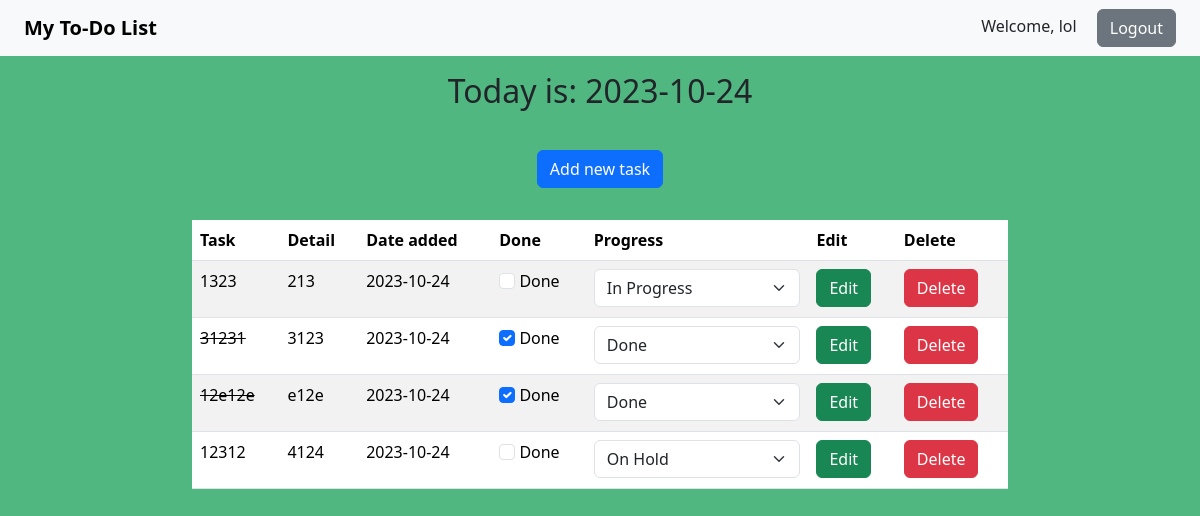
/index.php (signed in), run on the app's committed database.
### tables this page shows
CREATE TABLE `tasks` (
  `id` int(11) NOT NULL,
  `task_name` varchar(255) NOT NULL,
  `status` enum('not yet started','in progress','done','on hold') NOT NULL,
  `user_id` int(11) NOT NULL,
  `task_detail` varchar(500) NOT NULL,
  `date_added` datetime DEFAULT NULL
);

### index.php (the view, shortened to what this page needs)
<!DOCTYPE html>
<html lang="en">
<head>
    <link href="https://cdn.jsdelivr.net/npm/bootstrap@5.3.2/dist/css/bootstrap.min.css" rel="stylesheet">
</head>
<body>
    <nav id="navbar"class="navbar navbar-expand-lg navbar-light bg-light p-2">
        <a class="navbar-brand mx-3" href="#"><b>My To-Do List</b></a>
        <div class="collapse navbar-collapse" id="navbarSupportedContent">
            <div class="navbar-nav ms-auto">
                <div id="user-info">
                    <?php
                    if (isset($_SESSION['user_id'])) {
                    ?>
                        Welcome, <?= $_SESSION['username'] ?>
                        <a href="logout.php" class="btn btn-secondary mx-3">Logout</a>
                    <?php
                    }
                    ?>
                </div>
            </div>
        </div>
    </nav>
    <div class="container-fluid">
        <div class="row">
            <div class="col m-3 d-flex justify-content-center">
                <h2>Today is: <?php echo date("Y-m-d"); ?></h2>
            </div>
        </div>
    </div>
    <div class="container-fluid">
        <div class="row">
            <div class="col pt-3 pb-3 text-center">
                <a href="add_task.php" class="btn btn-primary">Add new task</a>
            </div>
        </div>
        <div class="row d-flex justify-content-center pt-3  ">
            <div id="tasks">
                <table class="table table-striped">
                    <thead>
                        <tr>
                            <th scope="col">Task</th>
                            <th scope="col">Detail</th>
                            <th scope="col">Date added</th>
                            <th scope="col">Done</th>
                            <th scope="col">Progress</th>
                            <th scope="col">Edit</th>
                            <th scope="col">Delete</th>
                        </tr>
                    </thead>
                    <tbody>
                        <?php
                        include('db.php');
                        $sql = "SELECT * FROM tasks WHERE user_id = ?";
                        $stmt = $conn->prepare($sql);
                        $user_id = $_SESSION['user_id'];
                        $stmt->bind_param("i", $user_id);
                        $stmt->execute();
                        $result = $stmt->get_result();
                        while ($row = $result->fetch_assoc()) {
                            $statusClass = '';
                            if ($row['status'] === 'done') {
                                $statusClass = 'done-task';
                            }
                        ?>
                            <tr class="<?= $statusClass ?>">
                                <td>
                                    <?php
                                    if ($row['status'] == 'done'){
                                    ?>
                                        <p><strike><?= $row['task_name']?></p>
                                        <?php
                                    } else { ?>
                                        <p><?= $row['task_name'] ?></p>
                                    <?php
                                    }
                                    ?>
                                </td>
                                <td><?= $row['task_detail'] ?></td>
                                <td><?= date('Y-m-d', strtotime($row['date_added'])) ?></td>
                                <td>
                                    <form action="task_handler.php" id="doneForm<?= $row['id'] ?>" method="post">
                                        <input type="checkbox" class="form-check-input" name="doneCheck" id="done" <?php if ($row['status'] == "done") { ?> checked <?php } ?> onchange="submitDone(<?= $row['id'] ?>)"> Done
                                    </form>
                                </td>
                                <td>
                                    <form method="post" action="task_handler.php" id='theForm<?= $row['id'] ?>'>
                                        <select name="statusSelect" class="form-select" onchange="autoSubmit(<?= $row['id'] ?>)">
                                            <option value="in progress" <?php if ($row['status'] == "in progress") { ?> selected <?php } ?>>In Progress</option>
                                            <option value="on hold" <?php if ($row['status'] == "on hold") { ?> selected <?php } ?>>On Hold</option>
                                            <option hidden value="done" <?php if ($row['status'] == "done") { ?> selected <?php } ?>>Done</option>
                                        </select>
                                    </form>
                                </td>
                                <td>
                                    <form action="task_edit.php" method="post">
                                        <button type="submit" href="task_edit.php" class="btn btn-success">Edit</button>
                                    </form>
                                </td>
                                <td>
                                    <form method="post" action="task_handler.php" id='theForm<?= $row['id'] ?>'>
                                        <button type="submit" class="btn btn-danger" name="delete">Delete</button>
                                    </form>
                                </td>
                            </tr>
                        <?php
                        }
                        ?>
                    </tbody>
                </table>
            </div>
        </div>
    </div>
</body>
</html>

### index.php (style rules this page uses)
body { background-image: url('https://images.rawpixel.com/image_500/cHJpdmF0ZS9sci9pbWFnZXMvd2Vic2l0ZS8yMDIyLTA1L3Y1NDZiYXRjaDMtbXludC0zMS1iYWRnZXdhdGVyY29sb3JfMS5qcGc.jpg'); background-size: cover; background-repeat: no-repeat; }
body { background-color: #51B781; }
#tasks { width: 70%; }

### data on the page
tasks: task_name "1323", task_detail "213", date_added "2023-10-24", statusSelect "In Progress"
tasks: task_name "31231", task_detail "3123", date_added "2023-10-24", status "☑", statusSelect "Done"
tasks: task_name "12e12e", task_detail "e12e", date_added "2023-10-24", status "☑", statusSelect "Done"
tasks: task_name "12312", task_detail "4124", date_added "2023-10-24", statusSelect "On Hold"

### other printed values
$_SESSION['username'] "lol"
